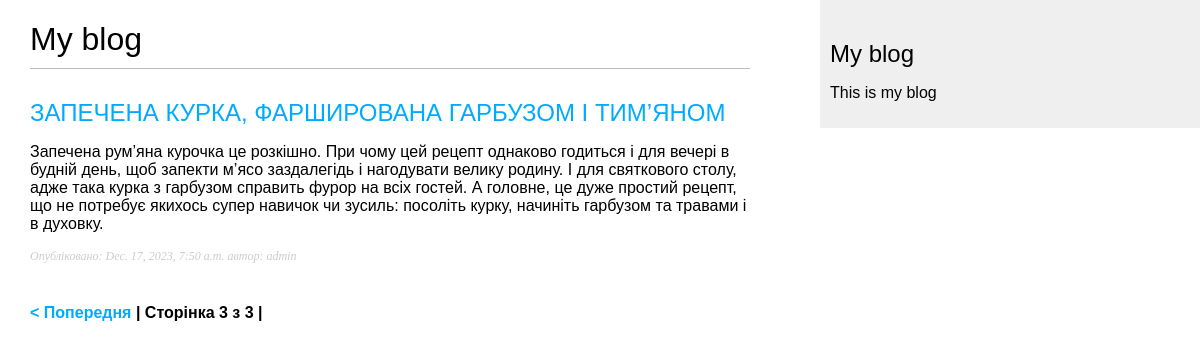
Page /blog/?page=3 on the committed database.
### blog/models.py (models this page shows, shortened)
class Post(models.Model):
    STATUS_CHOISES=(('draft','Draft'),('published','Published'),)
    title=models.CharField(max_length=250,verbose_name='Post name')
    slug=models.SlugField(max_length=250,unique_for_date='publish')
    author=models.ForeignKey(User,on_delete=models.CASCADE, related_name='blog_posts',verbose_name='Author')
    short_description=models.CharField(max_length=400,verbose_name='Description')
    publish=models.DateTimeField(default=timezone.now,verbose_name='Publish date')
    created = models.DateTimeField(auto_now_add=True, verbose_name='Create date')
    updated = models.DateTimeField(auto_now=True, verbose_name='Update')
    status=models.CharField(max_length=10, choices=STATUS_CHOISES,default='draft')
    image=models.ImageField(upload_to='porodact_images/',verbose_name='Image',blank=False)
    class Meta:
        ordering=('-publish',)
    def get_absolut_url(self):
        return reverse('blog:post_detail',args=[self.publish.year,
                                                self.publish.month,
                                                self.publish.day,
                                                self.slug])

### blog/views.py (the view)
# urls.py: path('',views.PostListView.as_view(),name='post_list'),
class PostListView(ListView):
    queryset = Post.objects.all()
    context_object_name = 'posts'
    paginate_by = 3
    template_name = 'blog/post/list.html'

### blog/templates/blog/post/list.html (shortened to what this page needs)
{% extends "blog/base.html" %}
{% block content %}
    <h1>My blog</h1>
    {% for post in posts %}
    <h2>
        <a href="{{post.get_absolut_url}}">{{post.title}}</a>
    </h2>
    <p>{{post.short_description}}</p>
    <p class="date">Опубліковано: {{post.publish}} автор: {{post.author}}</p>
{% endfor %}
{% include "paginations.html" with page=page_obj %}
{% endblock %}

### blog/static/css/style.css (style rules this page uses)
body { margin:0; padding:0; font-family:helvetica, sans-serif; }
a { color:#00abff; text-decoration:none; }
h1 { font-weight:normal; border-bottom:1px solid #bbb; padding:0 0 10px 0; }
h2 { font-weight:normal; margin:30px 0 0; }
p.date { color:#ccc; font-family: georgia, serif; font-size: 12px; font-style: italic; }

### rows in the picture
Post: title "ЗАПЕЧЕНА КУРКА, ФАРШИРОВАНА ГАРБУЗОМ І ТИМ’ЯНОМ", short_description "Запечена рум’яна курочка це розкішно. При чому цей рецепт однаково годиться і для вечері в будній день, щоб запекти м’ясо заздалегідь і нагодувати велику родину. І для святкового столу, адже така курка з гарбузом справить фурор на всіх гостей. А головне, це дуже простий рецепт, що не потребує якихось супер навичок чи зусиль: посоліть курку, начиніть гарбузом та травами і в духовку.", publish "Dec. 17, 2023, 7:50 a.m.", author "admin"

### other values in the picture
{{ page.number }} "3"
{{ page.paginator.num_pages }} "3"
